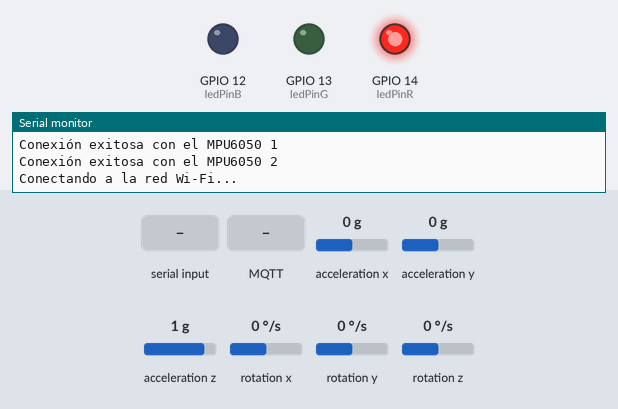
Simulated run of this program. Board: ESP32. Shown: output pins drawn as LEDs (lit = HIGH), the last lines printed to the serial monitor. Inputs (shaded band) come from the test bench; at power-on: acceleration x 0 g, acceleration y 0 g, acceleration z 1 g, rotation x 0 °/s, rotation y 0 °/s, rotation z 0 °/s. WiFi joins after 1.5 s; servers stay silent unless stated; network time is answered at once with the bench clock; uploads are accepted with an empty reply; the local clock reads 2024-03-15 10:24:30 at power-on unless the program sets it; storage starts empty; random numbers use the default seed unless the program sets one; no MQTT or app messages arrive unless stated.

Above: at 0.1 s.
At 6.3 s:
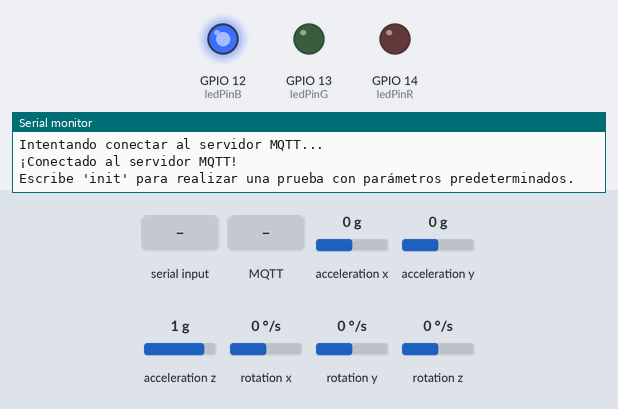
6.4 s: "init\n" received over Serial
At 7.0 s:
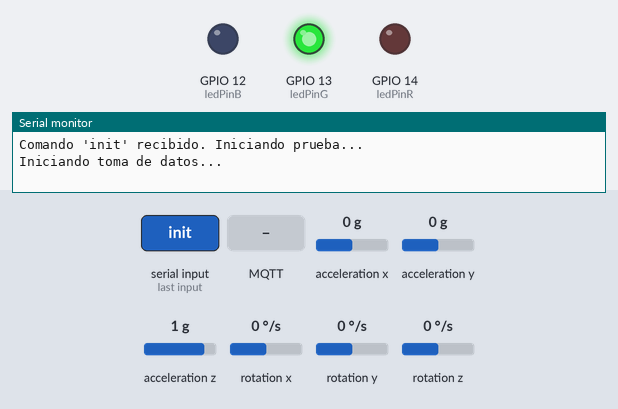
9.3 s: MQTT message "stop" arrives on the first subscribed topic
10.8 s: MQTT message "init~~" arrives on the first subscribed topic
12.3 s: "stop\n" received over Serial
13.8 s: MQTT message "~~" arrives on the first subscribed topic
15.3 s: "init~~\n" received over Serial
Timing chart, 0 to 17.8 s (numbered marks = the images above; inputs shaded):
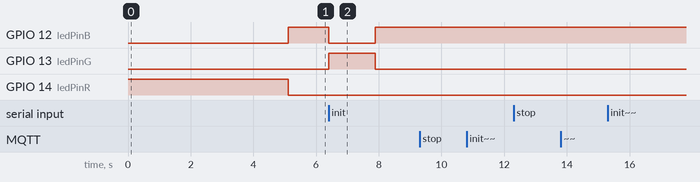

Measured:
- after the input at 6.4 s, GPIO 12 (ledPinB): HIGH → LOW at once, → HIGH 1.5 s later; GPIO 13 (ledPinG): LOW → HIGH at once, → LOW 1.5 s later

The program:

main.cpp
```cpp
#include "FS.h"
#include "SPIFFS.h"
#include <Wire.h>
#include <MPU6050.h>
#include <ArduinoJson.h>
#include <PubSubClient.h>
#include <WiFi.h>
#include <HTTPClient.h>
#include <TimeLib.h>
#include <WiFiUdp.h>
#include <NTPClient.h>

// Constants
const int TEST_DURATION_MS = 1000; // Test duration in milliseconds (1 second)
const int SAMPLES_PER_SECOND = 5;  // Number of samples per second// URL used for http connection

String url = "http://IP_ADDRESS:8080/hardware_controller/receive_data";

// WiFi network configuration
// Set network name
const char *ssid = "NETWORK_NAME";
// Set network password
const char *password = "PASSWORD";

// MQTT server configuration
const char *mqttServer = "broker.hivemq.com";
const int mqttPort = 1883;
const char *clientName = "ESP32ClienteMicasaA00395902";

// Topic configuration
const char *topic = "test/icesi/dlp";

bool testRunning = false;

// Time configuration
WiFiUDP ntpUDP;

// -18000 seconds for UTC-5
NTPClient timeClient(ntpUDP, "pool.ntp.org", -18000, 60000);

// Object WiFiClient
WiFiClient wifiClient;

// Object PubSubClient
PubSubClient mqttClient(wifiClient);
HTTPClient http;

// First sensor MPU6050
MPU6050 mpu1;
// Second sensor MPU6050
MPU6050 mpu2;

JsonDocument measurementsDoc;

// Definition of metadata
String idString;
String typeOfTest;
String date;
String timeOfTest;
String location;

// Led Pins
const int ledPinR = 14;
const int ledPinG = 13;
const int ledPinB = 12;

// Function to get a description of the error based on the connection status
const char *getMqttErrorDescription(int state)
{
  switch (state)
  {
  case 0: // Successful connection
    return "Conexión exitosa.";
  case -1: // Generic connection error
    return "Error al intentar conectar.";
  case -2: // Connection refused
    return "Conexión rechazada.";
  case -3: // Connection timeout
    return "Tiempo de conexión agotado.";
  case -4: // Connection lost
    return "Conexión perdida.";
  case 5: // Subscription error
    return "Error al intentar suscribirse al tema.";
  default:
    return "Estado desconocido.";
  }
}

void keepAlive()
{
  if (!mqttClient.connected())
  {
    Serial.println("Reconectando");
    // Attempts to connect to the MQTT server
    while (!mqttClient.connected())
    {
      Serial.println("Intentando conectar al servidor MQTT...");
      if (mqttClient.connect(clientName))
      {
        Serial.println("¡Conectado al servidor MQTT!");
      }
      else
      {
        Serial.print("Error al conectar: ");
        Serial.println(getMqttErrorDescription(mqttClient.state())); // Show detailed description of the error
        delay(5000);
      }
    }
    mqttClient.subscribe(topic);
  }
}

void saveJson(const char *path, JsonDocument &jsonDoc)
{
  // Create or overwrite JSON file in SPIFFS
  File file = SPIFFS.open(path, FILE_WRITE);
  if (!file)
  {
    Serial.println("Error al abrir el archivo para escribir");
    return;
  }

  // Write the JSON object (all measurements) to file
  serializeJson(jsonDoc, file);
  file.close();
}

// Function to read and display the JSON file on the serial port
void showJson(const char *path)
{
  // Open the JSON file in SPIFFS
  File file = SPIFFS.open(path, FILE_READ);
  if (!file)
  {
    Serial.println("Error: No se pudo abrir el archivo para leer.");
    return;
  }

  JsonDocument jsonObjectDoc;
  DeserializationError error = deserializeJson(jsonObjectDoc, file);
  if (error)
  {
    Serial.print("Error al parsear el archivo JSON: ");
    Serial.println(error.f_str());
    file.close();
    return;
  }

  Serial.println("Contenido del archivo JSON:");
  // Display the JSON in a readable form
  serializeJsonPretty(jsonObjectDoc, Serial);
  Serial.println();
  file.close();
}

// Function to collect data from a specific sensor
void collectSensorData(MPU6050 &mpu, const char *sensorName, const String &sampleName, unsigned long startTime)
{
  int16_t ax, ay, az;
  int16_t gx, gy, gz;
  mpu.getAcceleration(&ax, &ay, &az);
  mpu.getRotation(&gx, &gy, &gz);
  unsigned long relativeTimestamp = millis() - startTime; // Calculate elapsed time since start
  JsonObject sample = measurementsDoc["data"][sensorName][sampleName].to<JsonObject>();
  sample["ax"] = ax;
  sample["ay"] = ay;
  sample["az"] = az;
  sample["gx"] = gx;
  sample["gy"] = gy;
  sample["gz"] = gz;
  sample["timestamp"] = relativeTimestamp; // Use relative time as the timestamp
}

void sendJsonAsPostRequest(const char *filename)
{
  File file = SPIFFS.open(filename, FILE_READ);
  if (!file)
  {
    Serial.println("Error al abrir el archivo para leer");
    return;
  }

  String jsonContent = file.readString();
  file.close();

  Serial.println(url);
  Serial.println(jsonContent);

  // Prepare and send the POST request
  http.begin(url);
  http.addHeader("Content-Type", "application/json");
  int httpResponseCode = http.POST(jsonContent);

  if (httpResponseCode > 0)
  {
    Serial.printf("Código de respuesta HTTP: %d\n", httpResponseCode);
    String payload = http.getString();
    Serial.println(payload);
  }
  else
  {
    Serial.printf("Código de error: %d\n", httpResponseCode);
  }

  http.end();
}

// A 5-second test will start for both sensors
void doTest(int testDurationMs, int samplesPerSecond)
{
  Serial.println("Iniciando toma de datos...");
  testRunning = true;

  digitalWrite(ledPinR, LOW);
  digitalWrite(ledPinB, LOW);
  digitalWrite(ledPinG, HIGH);

  // Metadata initialization
  timeClient.update();

  // Get time from NTP
  unsigned long epochTime = timeClient.getEpochTime();

  // Convert time to date and time
  setTime(epochTime);

  // Date and time formatting
  date = String(day()) + ":" + String(month()) + ":" + String(year());           // DD:MM:YYYY
  timeOfTest = String(hour()) + ":" + String(minute()) + ":" + String(second()); // HH:MM:SS

  date = String(day() < 10 ? "0" : "") + String(day()) + "/" +
         String(month() < 10 ? "0" : "") + String(month()) + "/" +
         String(year());

  timeOfTest = String(hour() < 10 ? "0" : "") + String(hour()) + ":" +
               String(minute() < 10 ? "0" : "") + String(minute()) + ":" +
               String(second() < 10 ? "0" : "") + String(second());

  measurementsDoc["metadata"]["evaluatedId"] = idString;
  measurementsDoc["metadata"]["typeOfTest"] = typeOfTest;
  measurementsDoc["metadata"]["dateAndTime"] = date + ":" + timeOfTest;

  int totalSamples = (testDurationMs * samplesPerSecond) / 1000;
  int delayBetweenSamples = 1000 / samplesPerSecond;

  // Test start time
  unsigned long startTime = millis();

  for (int i = 0; i < totalSamples && testRunning; i++)
  {
    // Time at the beginning of each sampling
    unsigned long sampleStartTime = millis();

    String sampleName = "sample" + String(i + 1);

    collectSensorData(mpu1, "sensor1", sampleName, startTime);
    collectSensorData(mpu2, "sensor2", sampleName, startTime);

    // Calculate the time remaining to maintain the sampling rate
    unsigned long elapsedTime = millis() - sampleStartTime;
    if (elapsedTime < delayBetweenSamples)
    {
      delay(delayBetweenSamples - elapsedTime);
    }
  }

  unsigned long testDuration = millis() - startTime;

  if (testRunning)
  {
    Serial.printf("Toma de datos finalizada. Duración real: %lu ms\n", testDuration);
    // Save and display JSON files for each sensor
    saveJson("/sensor_data.json", measurementsDoc);
    showJson("/sensor_data.json");
    // Send the JSON as a POST request
    Serial.println("Enviando datos...");
    sendJsonAsPostRequest("/sensor_data.json");
    Serial.println("Envío de datos completado.");
    testRunning = false;
  }
  else
  {
    Serial.println("Prueba detenida antes de completarse.");
  }
}

void handleMessageToDoTest(const String &message)
{
  // Convert the message to lowercase for case-insensitive comparison
  String lowerMessage = message;
  lowerMessage.toLowerCase();

  if (lowerMessage.equalsIgnoreCase("stop"))
  {
    Serial.println("Comando 'stop' recibido. Deteniendo prueba...");
    testRunning = false;
    return;
  }

  // Check if the message starts with "init~~"
  if (lowerMessage.startsWith("init~~"))
  {
    Serial.println("Comando 'init' recibido. Iniciando prueba...");

    // Find the delimiters '~~'
    int firstDelimiterIndex = lowerMessage.indexOf("~~");
    int secondDelimiterIndex = lowerMessage.indexOf("~~", firstDelimiterIndex + 2);

    // Check if delimiters are found
    if (firstDelimiterIndex == -1 || secondDelimiterIndex == -1)
    {
      Serial.println("Error: formato de mensaje incorrecto");
      return;
    }

    // Extract the evaluated ID
    idString = lowerMessage.substring(firstDelimiterIndex + 2, secondDelimiterIndex);

    // Extract the type of test
    typeOfTest = lowerMessage.substring(secondDelimiterIndex + 2);

    // Call doTest with the parameters obtained (e.g., 5 seconds, 20 Hz)
    doTest(TEST_DURATION_MS, SAMPLES_PER_SECOND);
  }
  else
  {
    Serial.println("Comando desconocido: " + message);
  }
}

bool checkSensors()
{
  bool controlFlag1 = false;
  bool controlFlag2 = false;
  if (mpu1.testConnection())
  {
    Serial.println("Conexión exitosa con el MPU6050 1");
    controlFlag1 = true;
  }
  else
  {
    Serial.println("Conexión fallida con el sensor MPU6050 1");
  }

  if (mpu2.testConnection())
  {
    Serial.println("Conexión exitosa con el MPU6050 2");
    controlFlag2 = true;
  }
  else
  {
    Serial.println("Conexión fallida con el sensor MPU6050 2");
  }
  return controlFlag1 && controlFlag2;
}

void handleStatusCheck()
{
  String responseTopic = "test/icesi/dlp";

  bool sensorsConnected = checkSensors();

  bool mqttConnected = mqttClient.connected();
  Serial.println(sensorsConnected);
  Serial.println(mqttConnected);

  if (sensorsConnected && mqttConnected)
  {
    // Todo está bien, publicar respuesta "ok"
    String payload = "{\"status\": \"ok\"}";
    mqttClient.publish(responseTopic.c_str(), payload.c_str());
    Serial.println("Respuesta de estado: OK");
  }
  else
  {
    // Si hay un error, publicar el error correspondiente
    String errorMessage = "";
    if (!sensorsConnected)
    {
      errorMessage = "Error: Sensor desconectado";
    }
    else if (!mqttConnected)
    {
      errorMessage = "Error: Desconexión del servidor MQTT";
    }
    String payload = "{\"status\": \"error\", \"message\": \"" + errorMessage + "\"}";
    mqttClient.publish(responseTopic.c_str(), payload.c_str());
    Serial.println("Respuesta de estado con error: " + errorMessage);
  }
}

void callback(char *topic, byte *payload, unsigned int length)
{
  // Create a String with the received payload
  String message;
  for (unsigned int i = 0; i < length; i++)
  {
    message += (char)payload[i];
  }

  // Print the received message
  Serial.print("Mensaje recibido en el topic ");
  Serial.print(topic);
  Serial.print(": ");
  Serial.println(message);

  // Call handleMessageToDoTest with the received message
  if (message == "check_error")
  {
    handleStatusCheck();
  }
  else
  {
    handleMessageToDoTest(message);
  }
}

void setup()
{
  Serial.begin(115200);

  // Setting up the led Pins
  pinMode(ledPinR, OUTPUT);
  pinMode(ledPinG, OUTPUT);
  pinMode(ledPinB, OUTPUT);

  // Starting value: OFF
  digitalWrite(ledPinR, HIGH);
  digitalWrite(ledPinG, LOW);
  digitalWrite(ledPinB, LOW);

  // Initialize the SPIFFS file system
  if (!SPIFFS.begin(true))
  {
    Serial.println("Error al montar SPIFFS");
    return;
  }
  Serial.println("SPIFFS montado correctamente");

  // Initialize the MPU6050 sensors
  Wire.begin();
  mpu1.initialize();
  mpu2.initialize();

  if (mpu1.testConnection())
  {
    Serial.println("Conexión exitosa con el MPU6050 1");
  }
  else
  {
    Serial.println("Conexión fallida con el MPU6050 1");
    return;
  }

  if (mpu2.testConnection())
  {
    Serial.println("Conexión exitosa con el MPU6050 2");
  }
  else
  {
    Serial.println("Conexión fallida con el MPU6050 2");
    return;
  }

  // Connect to Wi-Fi network
  Serial.println("Conectando a la red Wi-Fi...");
  WiFi.disconnect();
  WiFi.begin(ssid, password);
  while (WiFi.status() != WL_CONNECTED)
  {
    delay(5000);
    Serial.print(".");
  }
  Serial.println("\nConexión exitosa a la red Wi-Fi");
  // Get the assigned IP address
  Serial.print("Dirección IP asignada: ");
  Serial.println(WiFi.localIP());

  // Initializes the MQTT client
  mqttClient.setServer(mqttServer, mqttPort);
  mqttClient.setCallback(callback);

  // Attempts to connect to the MQTT server
  while (!mqttClient.connected())
  {
    Serial.println("Intentando conectar al servidor MQTT...");
    if (mqttClient.connect(clientName))
    {
      Serial.println("¡Conectado al servidor MQTT!");
    }
    else
    {
      Serial.print("Error al conectar: ");
      Serial.println(getMqttErrorDescription(mqttClient.state())); // Show detailed description of the error
      delay(5000);
    }
  }

  // Subscribe to the topic
  mqttClient.subscribe(topic);

  // Initialize the NTP client
  timeClient.begin();
  // Synchronize time at startup
  timeClient.update();

  Serial.println("Escribe 'init' para realizar una prueba con parámetros predeterminados.");
}

void loop()
{
  mqttClient.loop();
  keepAlive();

  digitalWrite(ledPinR, LOW);
  digitalWrite(ledPinG, LOW);
  digitalWrite(ledPinB, HIGH);

  // Update NTP time
  timeClient.update();

  // Read input from serial monitor
  if (Serial.available())
  {
    String input = Serial.readStringUntil('\n');
    // Remove blank spaces around
    input.trim();

    if (input.equalsIgnoreCase("init"))
    {
      Serial.println("Comando 'init' recibido. Iniciando prueba con parámetros predeterminados...");

      // Construct message with test data
      String id = "1111111111";                                   // Test ID
      String testType = (random(2) == 0) ? "Zapateo" : "Taconeo"; // Type of test
      String message = "init~~" + id + "~~" + testType;

      // Call the test handling function with the predefined message
      handleMessageToDoTest(message);
    }
    else
    {
      Serial.println("Comando no reconocido: " + input);
    }
  }
}
```
